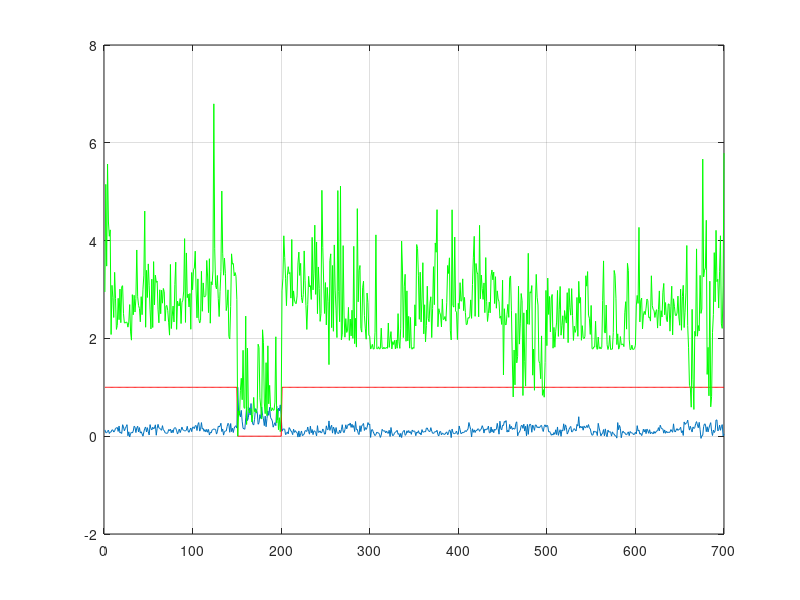
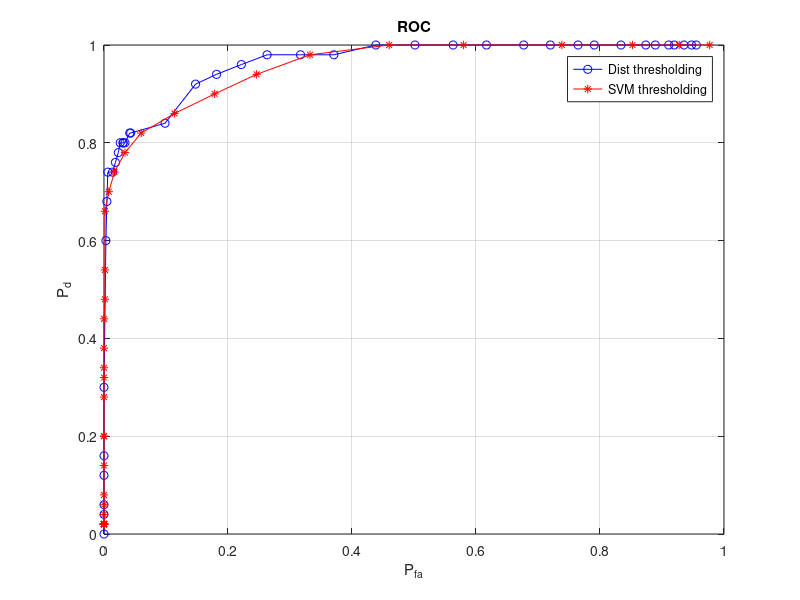

The MATLAB source for these figures, in order:
%% scene analysis
%% seperate positive and negative
clc;
clear;
close all;
load('imageRetrieve700_svm_Eiffel_Tower_1.mat');
nTest=length(tRes);
%ttRes=tRes(1:nTest,:);

for ii=1:nTest
    if isempty(tRes{ii,13})
        tRes{ii,13}=0;
    end
end

ttRes=tRes(find([tRes{:,13}]==0),:); %find valid res
nTest=length(ttRes);

% invalidUnion=[];
% for ii=length(resInvalid)
%     invalidUnion=union(invalidUnion,resInvalid{ii,7});
% end


trueTruthPos= ttRes(find([ttRes{:,3}]==0),:);
trueTruthNeg= ttRes(find([ttRes{:,3}]==1),:);

naivePos=ttRes(find([ttRes{:,14}]==0),:);
naiveNeg=ttRes(find([ttRes{:,14}]==1),:);

findPos=ttRes(find([ttRes{:,15}]==0),:);
findNeg=ttRes(find([ttRes{:,15}]==1),:);

ap=@(x,label)length(find([x{:,3}]==label))/length(x);

posAP=ap(findPos,0)
negAP=ap(findNeg,1)

posAPnaive=ap(naivePos,0)
negAPnaive=ap(naiveNeg,1)

recall=@(found,ground,label)length(find([found{:,3}]==label))/length(ground);

posRecall=recall(findPos,trueTruthPos,0)
negRecall=recall(findNeg,trueTruthNeg,1)

posRecallNaive=recall(naivePos,trueTruthPos,0)
negRecallNaive=recall(naiveNeg,trueTruthNeg,1)

firstStageRes=ttRes(find([ttRes{:,16}]==1),:);
secondStageRes=ttRes(find([ttRes{:,16}]==0),:);

aveAcc=@(x)length(find([x{:,3}]==[x{:,15}]))/length(x);
totalAcc=aveAcc(ttRes)
firstStageAcc= aveAcc(firstStageRes)
secondStageAcc= aveAcc(secondStageRes)
naiveAcc=length(find([ttRes{:,3}]==[ttRes{:,14}]))/length(ttRes)

falseAlarm=ttRes(find(([ttRes{:,3}]==1) & ([ttRes{:,15}]==0)),:);
missDetect=ttRes(find(([ttRes{:,3}]==0) & ([ttRes{:,15}]==1)),:);

falseAlarmRate=length(falseAlarm)/length(find(([ttRes{:,3}]==1)))
pd=posRecall

figure,plot(1:nTest, cell2mat(tRes(:,11)),1:nTest, cell2mat(tRes(:,3)),'r',1:nTest, cell2mat(tRes(:,4)),'g'),grid

%% ROC
%%dist thresholding
dth=0:0.1:4;
ndth=length(dth);
pfa_dth=zeros(1,ndth);
pd_dth=zeros(1,ndth);
ap_dth=pd_dth;
recall_dth=pd_dth;
for ii=1:ndth
    Res=tRes;
    for jj=1:nTest
        if Res{jj,4}<dth(ii)
            Res{jj,15}=0;
        else
            Res{jj,15}=1;
        end
    end
    falseAlarm=find(([Res{:,3}]==1) & ([Res{:,15}]==0));
    pfa_dth(ii)=length(falseAlarm)/length(find(([Res{:,3}]==1)));
    pd=find(([Res{:,3}]==0) & ([Res{:,15}]==0));
    pd_dth(ii)= length(pd)/length(find([Res{:,3}]==0));
    ap_dth(ii)=length(find(([Res{:,3}]==0) & ([Res{:,15}]==0)))/length(find([Res{:,15}]==0));
    recall_dth(ii)=length(find(([Res{:,3}]==0) & ([Res{:,15}]==0)))/length(find([Res{:,3}]==0));
end
%figure,plot(pfa_dth,pd_dth),grid;

simth=0:1/ndth:1-1/ndth;
pfa_simth=zeros(1,ndth);
pd_simth=zeros(1,ndth);
ap_simth=pd_dth;
recall_simth=pd_dth;
for ii=1:ndth
    Res=tRes;
    for jj=1:nTest
        if Res{jj,11}>simth(ii)
            Res{jj,15}=0;
        else
            Res{jj,15}=1;
        end
    end
    falseAlarm=find(([Res{:,3}]==1) & ([Res{:,15}]==0));
    pfa_simth(ii)=length(falseAlarm)/length(find(([Res{:,3}]==1)));
    pd=find(([Res{:,3}]==0) & ([Res{:,15}]==0));
    pd_simth(ii)= length(pd)/length(find([Res{:,3}]==0));
    ap_simth(ii)=length(find(([Res{:,3}]==0) & ([Res{:,15}]==0)))/length(find([Res{:,15}]==0));
    recall_simth(ii)=length(find(([Res{:,3}]==0) & ([Res{:,15}]==0)))/length(find([Res{:,3}]==0));
end
figure,plot(pfa_dth,pd_dth,'-ob',pfa_simth,pd_simth,'-*r'),grid;
title('ROC'),xlabel('P_{fa}'),ylabel('P_d');
legend('Dist thresholding','SVM thresholding');

% figure,plot(recall_dth,ap_dth,'-ob',recall_simth,ap_simth,'-*r'),grid;
% title('AP-Recall'),xlabel('P_{fa}'),ylabel('P_d');
% legend('Dist thresholding','SVM thresholding');



